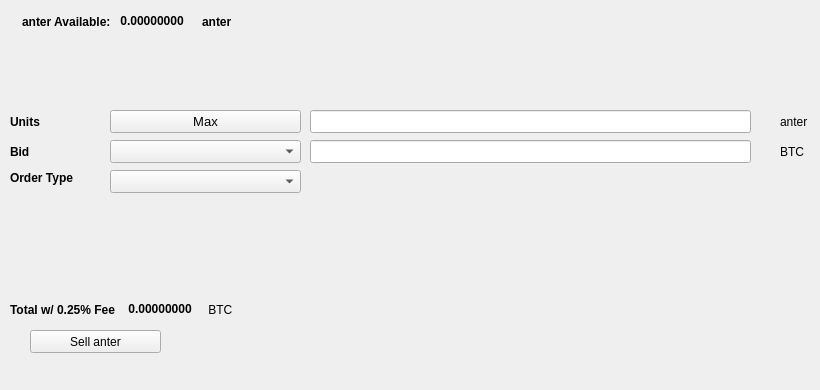
   <widget class="QWidget" name="SellTab">
    <attribute name="title">
     <string>Sell</string>
    </attribute>
    <widget class="QLabel" name="label_16">
     <property name="geometry">
      <rect>
       <x>780</x>
       <y>140</y>
       <width>31</width>
       <height>23</height>
      </rect>
     </property>
     <property name="text">
      <string>BTC</string>
     </property>
    </widget>
    <widget class="QComboBox" name="SellBidcomboBox">
     <property name="geometry">
      <rect>
       <x>110</x>
       <y>140</y>
       <width>191</width>
       <height>23</height>
      </rect>
     </property>
     <property name="font">
      <font>
       <pointsize>10</pointsize>
      </font>
     </property>
    </widget>
    <widget class="QLabel" name="label_18">
     <property name="geometry">
      <rect>
       <x>10</x>
       <y>110</y>
       <width>46</width>
       <height>23</height>
      </rect>
     </property>
     <property name="font">
      <font>
       <weight>75</weight>
       <bold>true</bold>
      </font>
     </property>
     <property name="text">
      <string>Units</string>
     </property>
    </widget>
    <widget class="QPushButton" name="Sell_Max_Amount">
     <property name="geometry">
      <rect>
       <x>110</x>
       <y>110</y>
       <width>191</width>
       <height>23</height>
      </rect>
     </property>
     <property name="font">
      <font>
       <pointsize>10</pointsize>
      </font>
     </property>
     <property name="text">
      <string>Max</string>
     </property>
    </widget>
    <widget class="QLabel" name="label_20">
     <property name="geometry">
      <rect>
       <x>10</x>
       <y>170</y>
       <width>91</width>
       <height>16</height>
      </rect>
     </property>
     <property name="font">
      <font>
       <weight>75</weight>
       <bold>true</bold>
      </font>
     </property>
     <property name="text">
      <string>Order Type</string>
     </property>
    </widget>
    <widget class="QComboBox" name="SellOrdertypeCombo">
     <property name="geometry">
      <rect>
       <x>110</x>
       <y>170</y>
       <width>191</width>
       <height>23</height>
      </rect>
     </property>
     <property name="font">
      <font>
       <pointsize>10</pointsize>
      </font>
     </property>
    </widget>
    <widget class="QLabel" name="label_21">
     <property name="geometry">
      <rect>
       <x>10</x>
       <y>140</y>
       <width>46</width>
       <height>23</height>
      </rect>
     </property>
     <property name="font">
      <font>
       <weight>75</weight>
       <bold>true</bold>
      </font>
     </property>
     <property name="text">
      <string>Bid</string>
     </property>
    </widget>
    <widget class="QLabel" name="label_22">
     <property name="geometry">
      <rect>
       <x>780</x>
       <y>110</y>
       <width>31</width>
       <height>23</height>
      </rect>
     </property>
     <property name="text">
      <string>anter</string>
     </property>
    </widget>
    <widget class="QLineEdit" name="UnitsInputanter">
     <property name="geometry">
      <rect>
       <x>310</x>
       <y>110</y>
       <width>441</width>
       <height>23</height>
      </rect>
     </property>
     <property name="font">
      <font>
       <pointsize>9</pointsize>
       <weight>75</weight>
       <bold>true</bold>
      </font>
     </property>
    </widget>
    <widget class="QLineEdit" name="SellBidPriceEdit">
     <property name="geometry">
      <rect>
       <x>310</x>
       <y>140</y>
       <width>441</width>
       <height>23</height>
      </rect>
     </property>
     <property name="font">
      <font>
       <pointsize>9</pointsize>
       <weight>75</weight>
       <bold>true</bold>
      </font>
     </property>
    </widget>
    <widget class="QPushButton" name="SellanterBTN">
     <property name="geometry">
      <rect>
       <x>30</x>
       <y>330</y>
       <width>131</width>
       <height>23</height>
      </rect>
     </property>
     <property name="text">
      <string>Sell anter</string>
     </property>
     <property name="icon">
      <iconset resource="../anter">
       <normaloff>:/icons/bitcoin</normaloff>:/icons/bitcoin</iconset>
     </property>
    </widget>
    <widget class="QWidget" name="layoutWidget3">
     <property name="geometry">
      <rect>
       <x>22</x>
       <y>12</y>
       <width>258</width>
       <height>19</height>
      </rect>
     </property>
     <layout class="QHBoxLayout" name="horizontalLayout">
      <item>
       <widget class="QLabel" name="label232_2">
        <property name="font">
         <font>
          <weight>75</weight>
          <bold>true</bold>
         </font>
        </property>
        <property name="text">
         <string>anter Available:</string>
        </property>
       </widget>
      </item>
      <item>
       <widget class="QLabel" name="anterAvailableLabel">
        <property name="palette">
         <palette>
          <active>
           <colorrole role="WindowText">
            <brush brushstyle="SolidPattern">
             <color alpha="255">
              <red>0</red>
              <green>0</green>
              <blue>0</blue>
             </color>
            </brush>
           </colorrole>
           <colorrole role="Button">
            <brush brushstyle="SolidPattern">
             <color alpha="255">
              <red>0</red>
              <green>170</green>
              <blue>0</blue>
             </color>
            </brush>
           </colorrole>
           <colorrole role="Light">
            <brush brushstyle="SolidPattern">
             <color alpha="255">
              <red>0</red>
              <green>255</green>
              <blue>0</blue>
             </color>
            </brush>
           </colorrole>
           <colorrole role="Midlight">
            <brush brushstyle="SolidPattern">
             <color alpha="255">
              <red>0</red>
              <green>212</green>
              <blue>0</blue>
             </color>
            </brush>
           </colorrole>
           <colorrole role="Dark">
            <brush brushstyle="SolidPattern">
             <color alpha="255">
              <red>0</red>
              <green>85</green>
              <blue>0</blue>
             </color>
            </brush>
           </colorrole>
           <colorrole role="Mid">
            <brush brushstyle="SolidPattern">
             <color alpha="255">
              <red>0</red>
              <green>113</green>
              <blue>0</blue>
             </color>
            </brush>
           </colorrole>
           <colorrole role="Text">
            <brush brushstyle="SolidPattern">
             <color alpha="255">
              <red>0</red>
              <green>170</green>
              <blue>0</blue>
             </color>
            </brush>
           </colorrole>
           <colorrole role="BrightText">
            <brush brushstyle="SolidPattern">
             <color alpha="255">
              <red>255</red>
              <green>255</green>
              <blue>255</blue>
             </color>
            </brush>
           </colorrole>
           <colorrole role="ButtonText">
            <brush brushstyle="SolidPattern">
             <color alpha="255">
              <red>0</red>
              <green>0</green>
              <blue>0</blue>
             </color>
            </brush>
           </colorrole>
           <colorrole role="Base">
            <brush brushstyle="SolidPattern">
             <color alpha="255">
              <red>255</red>
              <green>255</green>
              <blue>255</blue>
             </color>
            </brush>
           </colorrole>
           <colorrole role="Window">
            <brush brushstyle="SolidPattern">
             <color alpha="255">
              <red>0</red>
              <green>170</green>
              <blue>0</blue>
             </color>
            </brush>
           </colorrole>
           <colorrole role="Shadow">
            <brush brushstyle="SolidPattern">
             <color alpha="255">
              <red>0</red>
              <green>0</green>
              <blue>0</blue>
             </color>
            </brush>
           </colorrole>
           <colorrole role="AlternateBase">
            <brush brushstyle="SolidPattern">
             <color alpha="255">
              <red>127</red>
              <green>212</green>
              <blue>127</blue>
             </color>
            </brush>
           </colorrole>
           <colorrole role="ToolTipBase">
            <brush brushstyle="SolidPattern">
             <color alpha="255">
              <red>255</red>
              <green>255</green>
              <blue>220</blue>
             </color>
            </brush>
           </colorrole>
           <colorrole role="ToolTipText">
            <brush brushstyle="SolidPattern">
             <color alpha="255">
              <red>0</red>
              <green>0</green>
              <blue>0</blue>
             </color>
            </brush>
           </colorrole>
          </active>
          <inactive>
           <colorrole role="WindowText">
            <brush brushstyle="SolidPattern">
             <color alpha="255">
              <red>0</red>
              <green>0</green>
              <blue>0</blue>
             </color>
            </brush>
           </colorrole>
           <colorrole role="Button">
            <brush brushstyle="SolidPattern">
             <color alpha="255">
              <red>0</red>
              <green>170</green>
              <blue>0</blue>
             </color>
            </brush>
           </colorrole>
           <colorrole role="Light">
            <brush brushstyle="SolidPattern">
             <color alpha="255">
              <red>0</red>
              <green>255</green>
              <blue>0</blue>
             </color>
            </brush>
           </colorrole>
           <colorrole role="Midlight">
            <brush brushstyle="SolidPattern">
             <color alpha="255">
              <red>0</red>
              <green>212</green>
              <blue>0</blue>
             </color>
            </brush>
           </colorrole>
           <colorrole role="Dark">
            <brush brushstyle="SolidPattern">
             <color alpha="255">
              <red>0</red>
              <green>85</green>
              <blue>0</blue>
             </color>
            </brush>
           </colorrole>
           <colorrole role="Mid">
            <brush brushstyle="SolidPattern">
             <color alpha="255">
              <red>0</red>
              <green>113</green>
              <blue>0</blue>
             </color>
            </brush>
           </colorrole>
           <colorrole role="Text">
            <brush brushstyle="SolidPattern">
             <color alpha="255">
              <red>0</red>
              <green>170</green>
              <blue>0</blue>
             </color>
            </brush>
           </colorrole>
           <colorrole role="BrightText">
            <brush brushstyle="SolidPattern">
             <color alpha="255">
              <red>255</red>
              <green>255</green>
              <blue>255</blue>
             </color>
            </brush>
           </colorrole>
           <colorrole role="ButtonText">
            <brush brushstyle="SolidPattern">
             <color alpha="255">
              <red>0</red>
              <green>0</green>
              <blue>0</blue>
             </color>
            </brush>
           </colorrole>
           <colorrole role="Base">
            <brush brushstyle="SolidPattern">
             <color alpha="255">
              <red>255</red>
              <green>255</green>
              <blue>255</blue>
             </color>
            </brush>
           </colorrole>
           <colorrole role="Window">
            <brush brushstyle="SolidPattern">
             <color alpha="255">
              <red>0</red>
              <green>170</green>
              <blue>0</blue>
             </color>
            </brush>
           </colorrole>
           <colorrole role="Shadow">
            <brush brushstyle="SolidPattern">
             <color alpha="255">
              <red>0</red>
              <green>0</green>
              <blue>0</blue>
             </color>
            </brush>
           </colorrole>
           <colorrole role="AlternateBase">
            <brush brushstyle="SolidPattern">
             <color alpha="255">
              <red>127</red>
              <green>212</green>
              <blue>127</blue>
             </color>
            </brush>
           </colorrole>
           <colorrole role="ToolTipBase">
            <brush brushstyle="SolidPattern">
             <color alpha="255">
              <red>255</red>
              <green>255</green>
              <blue>220</blue>
             </color>
            </brush>
           </colorrole>
           <colorrole role="ToolTipText">
            <brush brushstyle="SolidPattern">
             <color alpha="255">
              <red>0</red>
              <green>0</green>
              <blue>0</blue>
             </color>
            </brush>
           </colorrole>
          </inactive>
          <disabled>
           <colorrole role="WindowText">
            <brush brushstyle="SolidPattern">
             <color alpha="255">
              <red>0</red>
              <green>85</green>
              <blue>0</blue>
             </color>
            </brush>
           </colorrole>
           <colorrole role="Button">
            <brush brushstyle="SolidPattern">
             <color alpha="255">
              <red>0</red>
              <green>170</green>
              <blue>0</blue>
             </color>
            </brush>
           </colorrole>
           <colorrole role="Light">
            <brush brushstyle="SolidPattern">
             <color alpha="255">
              <red>0</red>
              <green>255</green>
              <blue>0</blue>
             </color>
            </brush>
           </colorrole>
           <colorrole role="Midlight">
            <brush brushstyle="SolidPattern">
             <color alpha="255">
              <red>0</red>
              <green>212</green>
              <blue>0</blue>
             </color>
            </brush>
           </colorrole>
           <colorrole role="Dark">
            <brush brushstyle="SolidPattern">
             <color alpha="255">
              <red>0</red>
              <green>85</green>
              <blue>0</blue>
             </color>
            </brush>
           </colorrole>
           <colorrole role="Mid">
            <brush brushstyle="SolidPattern">
             <color alpha="255">
              <red>0</red>
              <green>113</green>
              <blue>0</blue>
             </color>
            </brush>
           </colorrole>
           <colorrole role="Text">
            <brush brushstyle="SolidPattern">
             <color alpha="255">
              <red>0</red>
              <green>85</green>
              <blue>0</blue>
             </color>
            </brush>
           </colorrole>
           <colorrole role="BrightText">
            <brush brushstyle="SolidPattern">
             <color alpha="255">
              <red>255</red>
              <green>255</green>
              <blue>255</blue>
             </color>
            </brush>
           </colorrole>
           <colorrole role="ButtonText">
            <brush brushstyle="SolidPattern">
             <color alpha="255">
              <red>0</red>
              <green>85</green>
              <blue>0</blue>
             </color>
            </brush>
           </colorrole>
           <colorrole role="Base">
            <brush brushstyle="SolidPattern">
             <color alpha="255">
              <red>0</red>
              <green>170</green>
              <blue>0</blue>
             </color>
            </brush>
           </colorrole>
           <colorrole role="Window">
            <brush brushstyle="SolidPattern">
             <color alpha="255">
              <red>0</red>
              <green>170</green>
              <blue>0</blue>
             </color>
            </brush>
           </colorrole>
           <colorrole role="Shadow">
            <brush brushstyle="SolidPattern">
             <color alpha="255">
              <red>0</red>
              <green>0</green>
              <blue>0</blue>
             </color>
            </brush>
           </colorrole>
           <colorrole role="AlternateBase">
            <brush brushstyle="SolidPattern">
             <color alpha="255">
              <red>0</red>
              <green>170</green>
              <blue>0</blue>
             </color>
            </brush>
           </colorrole>
           <colorrole role="ToolTipBase">
            <brush brushstyle="SolidPattern">
             <color alpha="255">
              <red>255</red>
              <green>255</green>
              <blue>220</blue>
             </color>
            </brush>
           </colorrole>
           <colorrole role="ToolTipText">
            <brush brushstyle="SolidPattern">
             <color alpha="255">
              <red>0</red>
              <green>0</green>
              <blue>0</blue>
             </color>
            </brush>
           </colorrole>
          </disabled>
         </palette>
        </property>
        <property name="font">
         <font>
          <weight>75</weight>
          <bold>true</bold>
         </font>
        </property>
        <property name="text">
         <string> 0.00000000 </string>
        </property>
        <property name="textInteractionFlags">
         <set>Qt::LinksAccessibleByMouse|Qt::TextSelectableByKeyboard|Qt::TextSelectableByMouse</set>
        </property>
       </widget>
      </item>
      <item>
       <widget class="QLabel" name="labelanter">
        <property name="font">
         <font>
          <weight>75</weight>
          <bold>true</bold>
         </font>
        </property>
        <property name="text">
         <string>anter</string>
        </property>
       </widget>
      </item>
     </layout>
    </widget>
    <widget class="QWidget" name="layoutWidget">
     <property name="geometry">
      <rect>
       <x>10</x>
       <y>300</y>
       <width>268</width>
       <height>19</height>
      </rect>
     </property>
     <layout class="QHBoxLayout" name="horizontalLayout_2">
      <item>
       <widget class="QLabel" name="label_19">
        <property name="font">
         <font>
          <weight>75</weight>
          <bold>true</bold>
         </font>
        </property>
        <property name="text">
         <string>Total w/ 0.25% Fee </string>
        </property>
       </widget>
      </item>
      <item>
       <widget class="QLabel" name="SellCostLabel">
        <property name="palette">
         <palette>
          <active>
           <colorrole role="WindowText">
            <brush brushstyle="SolidPattern">
             <color alpha="255">
              <red>0</red>
              <green>0</green>
              <blue>0</blue>
             </color>
            </brush>
           </colorrole>
           <colorrole role="Button">
            <brush brushstyle="SolidPattern">
             <color alpha="255">
              <red>0</red>
              <green>170</green>
              <blue>0</blue>
             </color>
            </brush>
           </colorrole>
           <colorrole role="Light">
            <brush brushstyle="SolidPattern">
             <color alpha="255">
              <red>0</red>
              <green>255</green>
              <blue>0</blue>
             </color>
            </brush>
           </colorrole>
           <colorrole role="Midlight">
            <brush brushstyle="SolidPattern">
             <color alpha="255">
              <red>0</red>
              <green>212</green>
              <blue>0</blue>
             </color>
            </brush>
           </colorrole>
           <colorrole role="Dark">
            <brush brushstyle="SolidPattern">
             <color alpha="255">
              <red>0</red>
              <green>85</green>
              <blue>0</blue>
             </color>
            </brush>
           </colorrole>
           <colorrole role="Mid">
            <brush brushstyle="SolidPattern">
             <color alpha="255">
              <red>0</red>
              <green>113</green>
              <blue>0</blue>
             </color>
            </brush>
           </colorrole>
           <colorrole role="Text">
            <brush brushstyle="SolidPattern">
             <color alpha="255">
              <red>0</red>
              <green>170</green>
              <blue>0</blue>
             </color>
            </brush>
           </colorrole>
           <colorrole role="BrightText">
            <brush brushstyle="SolidPattern">
             <color alpha="255">
              <red>255</red>
              <green>255</green>
              <blue>255</blue>
             </color>
            </brush>
           </colorrole>
           <colorrole role="ButtonText">
            <brush brushstyle="SolidPattern">
             <color alpha="255">
              <red>0</red>
              <green>0</green>
              <blue>0</blue>
             </color>
            </brush>
           </colorrole>
           <colorrole role="Base">
            <brush brushstyle="SolidPattern">
             <color alpha="255">
              <red>255</red>
              <green>255</green>
              <blue>255</blue>
             </color>
            </brush>
           </colorrole>
           <colorrole role="Window">
            <brush brushstyle="SolidPattern">
             <color alpha="255">
              <red>0</red>
              <green>170</green>
              <blue>0</blue>
             </color>
            </brush>
           </colorrole>
           <colorrole role="Shadow">
            <brush brushstyle="SolidPattern">
             <color alpha="255">
              <red>0</red>
              <green>0</green>
              <blue>0</blue>
             </color>
            </brush>
           </colorrole>
           <colorrole role="AlternateBase">
            <brush brushstyle="SolidPattern">
             <color alpha="255">
              <red>127</red>
              <green>212</green>
              <blue>127</blue>
             </color>
            </brush>
           </colorrole>
           <colorrole role="ToolTipBase">
            <brush brushstyle="SolidPattern">
             <color alpha="255">
              <red>255</red>
              <green>255</green>
              <blue>220</blue>
             </color>
            </brush>
           </colorrole>
           <colorrole role="ToolTipText">
            <brush brushstyle="SolidPattern">
             <color alpha="255">
              <red>0</red>
              <green>0</green>
              <blue>0</blue>
             </color>
            </brush>
           </colorrole>
          </active>
          <inactive>
           <colorrole role="WindowText">
            <brush brushstyle="SolidPattern">
             <color alpha="255">
              <red>0</red>
              <green>0</green>
              <blue>0</blue>
             </color>
            </brush>
           </colorrole>
           <colorrole role="Button">
            <brush brushstyle="SolidPattern">
             <color alpha="255">
              <red>0</red>
              <green>170</green>
              <blue>0</blue>
             </color>
            </brush>
           </colorrole>
           <colorrole role="Light">
            <brush brushstyle="SolidPattern">
             <color alpha="255">
              <red>0</red>
              <green>255</green>
              <blue>0</blue>
             </color>
            </brush>
           </colorrole>
           <colorrole role="Midlight">
            <brush brushstyle="SolidPattern">
             <color alpha="255">
              <red>0</red>
              <green>212</green>
              <blue>0</blue>
             </color>
            </brush>
           </colorrole>
           <colorrole role="Dark">
            <brush brushstyle="SolidPattern">
             <color alpha="255">
              <red>0</red>
              <green>85</green>
              <blue>0</blue>
             </color>
            </brush>
           </colorrole>
           <colorrole role="Mid">
            <brush brushstyle="SolidPattern">
             <color alpha="255">
              <red>0</red>
              <green>113</green>
              <blue>0</blue>
             </color>
            </brush>
           </colorrole>
           <colorrole role="Text">
            <brush brushstyle="SolidPattern">
             <color alpha="255">
              <red>0</red>
              <green>170</green>
              <blue>0</blue>
             </color>
            </brush>
           </colorrole>
           <colorrole role="BrightText">
            <brush brushstyle="SolidPattern">
             <color alpha="255">
              <red>255</red>
              <green>255</green>
              <blue>255</blue>
             </color>
            </brush>
           </colorrole>
           <colorrole role="ButtonText">
            <brush brushstyle="SolidPattern">
             <color alpha="255">
              <red>0</red>
              <green>0</green>
              <blue>0</blue>
             </color>
            </brush>
           </colorrole>
           <colorrole role="Base">
            <brush brushstyle="SolidPattern">
             <color alpha="255">
              <red>255</red>
              <green>255</green>
              <blue>255</blue>
             </color>
            </brush>
           </colorrole>
           <colorrole role="Window">
            <brush brushstyle="SolidPattern">
             <color alpha="255">
              <red>0</red>
              <green>170</green>
              <blue>0</blue>
             </color>
            </brush>
           </colorrole>
           <colorrole role="Shadow">
            <brush brushstyle="SolidPattern">
             <color alpha="255">
              <red>0</red>
              <green>0</green>
              <blue>0</blue>
             </color>
            </brush>
           </colorrole>
           <colorrole role="AlternateBase">
            <brush brushstyle="SolidPattern">
             <color alpha="255">
              <red>127</red>
              <green>212</green>
              <blue>127</blue>
             </color>
            </brush>
           </colorrole>
           <colorrole role="ToolTipBase">
            <brush brushstyle="SolidPattern">
             <color alpha="255">
              <red>255</red>
              <green>255</green>
              <blue>220</blue>
             </color>
            </brush>
           </colorrole>
           <colorrole role="ToolTipText">
            <brush brushstyle="SolidPattern">
             <color alpha="255">
              <red>0</red>
              <green>0</green>
              <blue>0</blue>
             </color>
            </brush>
           </colorrole>
          </inactive>
          <disabled>
           <colorrole role="WindowText">
            <brush brushstyle="SolidPattern">
             <color alpha="255">
              <red>0</red>
              <green>85</green>
              <blue>0</blue>
             </color>
            </brush>
           </colorrole>
           <colorrole role="Button">
            <brush brushstyle="SolidPattern">
             <color alpha="255">
              <red>0</red>
              <green>170</green>
              <blue>0</blue>
             </color>
            </brush>
           </colorrole>
           <colorrole role="Light">
            <brush brushstyle="SolidPattern">
             <color alpha="255">
              <red>0</red>
              <green>255</green>
              <blue>0</blue>
             </color>
            </brush>
           </colorrole>
           <colorrole role="Midlight">
            <brush brushstyle="SolidPattern">
             <color alpha="255">
              <red>0</red>
              <green>212</green>
              <blue>0</blue>
             </color>
            </brush>
           </colorrole>
           <colorrole role="Dark">
            <brush brushstyle="SolidPattern">
             <color alpha="255">
              <red>0</red>
              <green>85</green>
              <blue>0</blue>
             </color>
            </brush>
           </colorrole>
           <colorrole role="Mid">
            <brush brushstyle="SolidPattern">
             <color alpha="255">
              <red>0</red>
              <green>113</green>
              <blue>0</blue>
             </color>
            </brush>
           </colorrole>
           <colorrole role="Text">
            <brush brushstyle="SolidPattern">
             <color alpha="255">
              <red>0</red>
              <green>85</green>
              <blue>0</blue>
             </color>
            </brush>
           </colorrole>
           <colorrole role="BrightText">
            <brush brushstyle="SolidPattern">
             <color alpha="255">
              <red>255</red>
              <green>255</green>
              <blue>255</blue>
             </color>
            </brush>
           </colorrole>
           <colorrole role="ButtonText">
            <brush brushstyle="SolidPattern">
             <color alpha="255">
              <red>0</red>
              <green>85</green>
              <blue>0</blue>
             </color>
            </brush>
           </colorrole>
           <colorrole role="Base">
            <brush brushstyle="SolidPattern">
             <color alpha="255">
              <red>0</red>
              <green>170</green>
              <blue>0</blue>
             </color>
            </brush>
           </colorrole>
           <colorrole role="Window">
            <brush brushstyle="SolidPattern">
             <color alpha="255">
              <red>0</red>
              <green>170</green>
              <blue>0</blue>
             </color>
            </brush>
           </colorrole>
           <colorrole role="Shadow">
            <brush brushstyle="SolidPattern">
             <color alpha="255">
              <red>0</red>
              <green>0</green>
              <blue>0</blue>
             </color>
            </brush>
           </colorrole>
           <colorrole role="AlternateBase">
            <brush brushstyle="SolidPattern">
             <color alpha="255">
              <red>0</red>
              <green>170</green>
              <blue>0</blue>
             </color>
            </brush>
           </colorrole>
           <colorrole role="ToolTipBase">
            <brush brushstyle="SolidPattern">
             <color alpha="255">
              <red>255</red>
              <green>255</green>
              <blue>220</blue>
             </color>
            </brush>
           </colorrole>
           <colorrole role="ToolTipText">
            <brush brushstyle="SolidPattern">
             <color alpha="255">
              <red>0</red>
              <green>0</green>
              <blue>0</blue>
             </color>
            </brush>
           </colorrole>
          </disabled>
         </palette>
        </property>
        <property name="font">
         <font>
          <weight>75</weight>
          <bold>true</bold>
         </font>
        </property>
        <property name="autoFillBackground">
         <bool>false</bool>
        </property>
        <property name="text">
         <string> 0.00000000</string>
        </property>
        <property name="textInteractionFlags">
         <set>Qt::LinksAccessibleByMouse|Qt::TextSelectableByMouse</set>
        </property>
       </widget>
      </item>
      <item>
       <widget class="QLabel" name="label_17">
        <property name="font">
         <font>
          <weight>50</weight>
          <bold>false</bold>
         </font>
        </property>
        <property name="text">
         <string> BTC</string>
        </property>
       </widget>
      </item>
     </layout>
    </widget>
    <widget class="QLabel" name="label_23">
     <property name="geometry">
      <rect>
       <x>460</x>
       <y>300</y>
       <width>281</width>
       <height>81</height>
      </rect>
     </property>
     <property name="text">
      <string/>
     </property>
     <property name="pixmap">
      <pixmap>:/images/bittrex</pixmap>
     </property>
    </widget>
   </widget>
